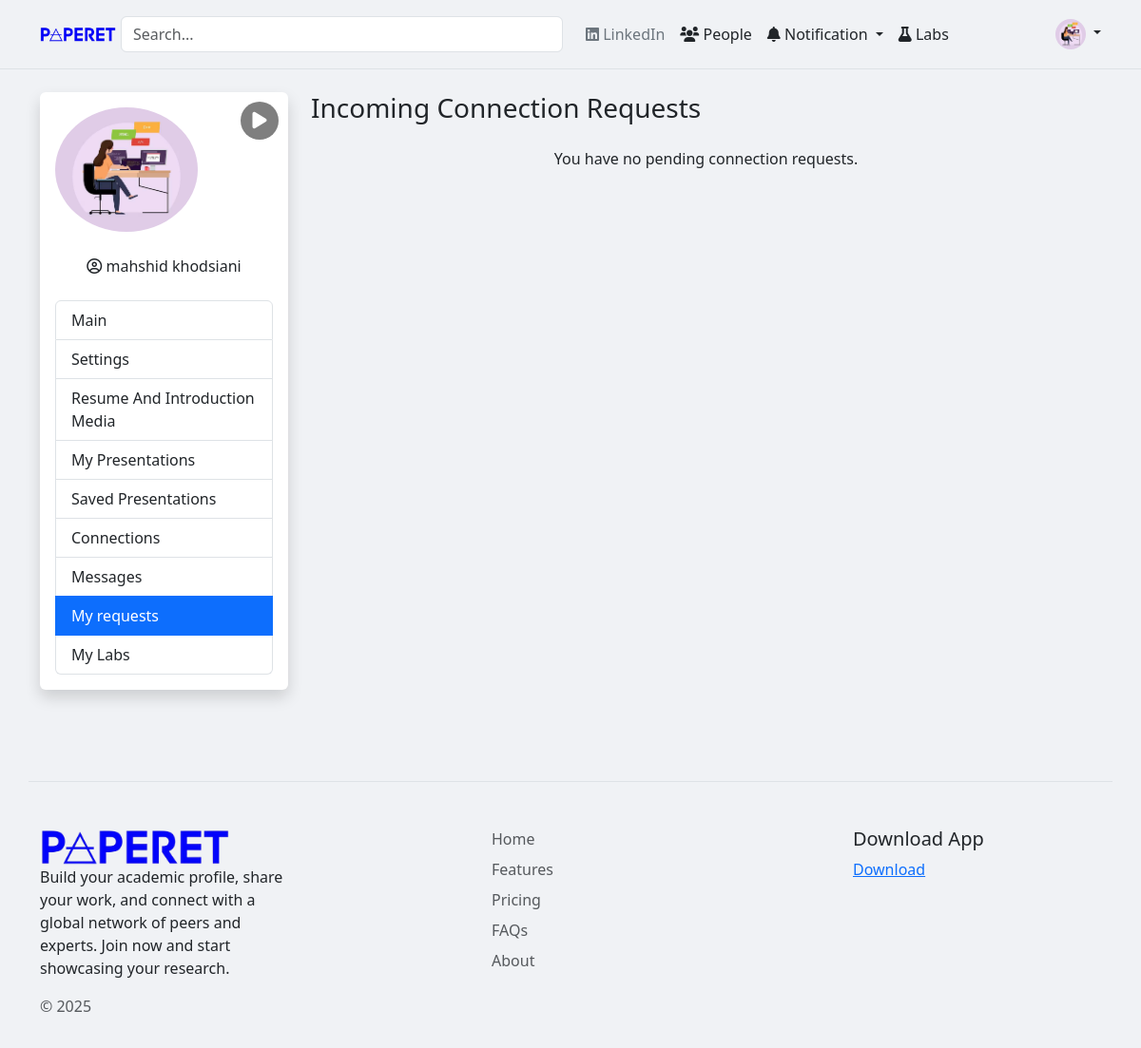
Page /profile/my_requests.php (signed in) on the earlier database version.
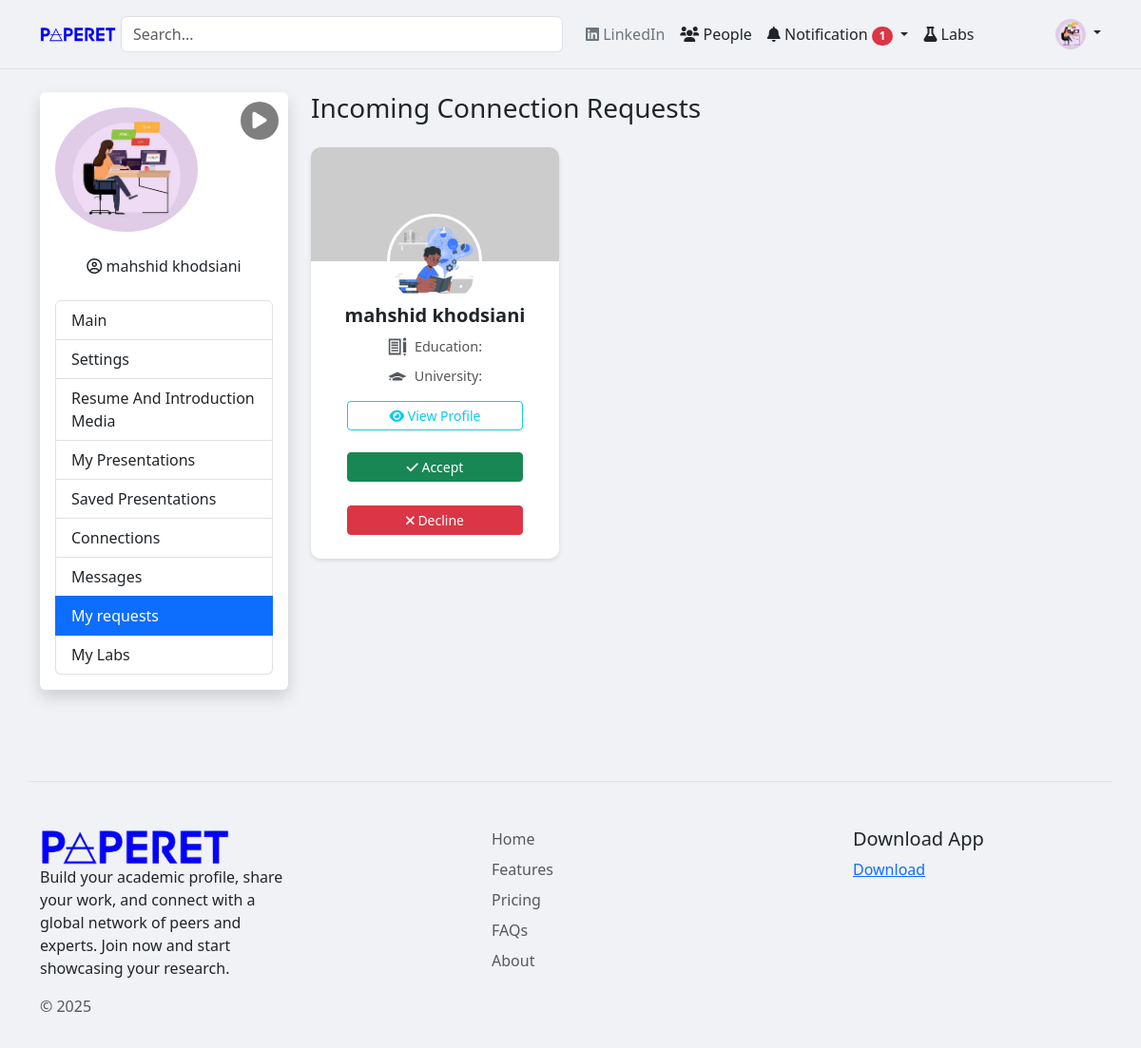
Same page on the later database version.
### tables this page shows
CREATE TABLE `connections` (
  `id` int(11) NOT NULL,
  `sender_id` int(11) NOT NULL,
  `receiver_id` int(11) NOT NULL,
  `status` enum('pending','accepted','declined') DEFAULT 'pending',
  `created_at` timestamp NOT NULL DEFAULT current_timestamp(),
  `updated_at` timestamp NOT NULL DEFAULT current_timestamp() ON UPDATE current_timestamp()
);

CREATE TABLE `users` (
  `id` int(12) NOT NULL,
  `name` varchar(255) DEFAULT NULL,
  `family` varchar(255) DEFAULT NULL,
  `email` varchar(255) DEFAULT NULL,
  `password` varchar(255) DEFAULT NULL,
  `reset_code` varchar(255) DEFAULT NULL,
  `reset_code_expires_at` datetime DEFAULT NULL,
  `google_id` varchar(255) DEFAULT NULL,
  `is_google_user` tinyint(1) DEFAULT 0,
  `profile_pic` varchar(255) DEFAULT NULL,
  `cover_photo` varchar(255) DEFAULT NULL,
  `is_active` tinyint(1) NOT NULL DEFAULT 0,
  `email_verification_token` varchar(255) DEFAULT NULL,
  `university` varchar(255) DEFAULT NULL,
  `birthdate` date DEFAULT NULL,
  `education` varchar(255) DEFAULT NULL,
  `workplace` varchar(255) DEFAULT NULL,
  `meeting_info` text DEFAULT NULL,
  `linkedin_url` varchar(255) DEFAULT NULL,
  `x_url` varchar(255) DEFAULT NULL,
  `google_scholar_url` varchar(255) DEFAULT NULL,
  `github_url` varchar(255) DEFAULT NULL,
  `website_url` varchar(255) DEFAULT NULL,
  `custom_profile_link` varchar(255) DEFAULT NULL,
  `availability_status` enum('available','busy','meeting_link','google_calendar_embed') DEFAULT 'available',
  `meeting_link` varchar(255) DEFAULT NULL,
  `google_calendar` varchar(255) DEFAULT NULL,
  `resume_pdf_path` varchar(255) DEFAULT NULL,
  `intro_video_path` varchar(255) DEFAULT NULL,
  `last_resume_update` varchar(255) DEFAULT NULL,
  `hide_resume` int(1) NOT NULL DEFAULT 0,
  `biography` longtext DEFAULT NULL,
  `created_at` timestamp NOT NULL DEFAULT current_timestamp(),
  `updated_at` timestamp NOT NULL DEFAULT current_timestamp() ON UPDATE current_timestamp()
);

### profile/my_requests.php (the view, shortened to what this page needs)
<?php
include(__DIR__ . '/../config.php');
$current_user_id = null;
if (isset($_SESSION['user_data']['id'])) {
    $current_user_id = $_SESSION['user_data']['id'];
} else {
    header("Location: ../login.php");
    exit();
}
?>
<!DOCTYPE html>
<html lang="en" dir="ltr">
<head>
    <link href="https://cdn.jsdelivr.net/npm/bootstrap@5.3.0/dist/css/bootstrap.min.css" rel="stylesheet">
    <link rel="stylesheet" href="https://cdnjs.cloudflare.com/ajax/libs/font-awesome/6.0.0-beta3/css/all.min.css">
</head>
<body>
    <?php
    include 'header.php';
    ?>
    <div class="container mt-4">
        <div class="row">
            <?php
            include 'sidebar.php';
            ?>
            <div class="col-md-9">
                <h3 class="mb-4">Incoming Connection Requests</h3>
                <div class="row">
                    <?php
                    try {
                        $sql = "SELECT c.id AS connection_id, u.id AS sender_user_id, u.name, u.family, u.education, u.university, u.profile_pic
                                FROM connections c
                                JOIN users u ON c.sender_id = u.id
                                WHERE c.receiver_id = ? AND c.status = 'pending'";
                        $stmt = $conn->prepare($sql);
                        $stmt->bind_param("i", $current_user_id);
                        $stmt->execute();
                        $result = $stmt->get_result();
                        if ($result && $result->num_rows > 0) {
                            while ($row = $result->fetch_assoc()) {
                                $connection_id = $row["connection_id"];
                                $sender_user_id = $row["sender_user_id"];
                                $fullName = htmlspecialchars($row["name"] . " " . $row["family"]);
                                $education = htmlspecialchars($row["education"] ?? 'نامشخص');
                                $university = htmlspecialchars($row["university"] ?? 'نامشخص');
                                $profilePic = htmlspecialchars($row["profile_pic"] ?? 'https://via.placeholder.com/100');
                                $coverPic = 'https://via.placeholder.com/800x450';
                                $profileLink = "../people/profile.php?id=" . (int)$sender_user_id;
                    ?>
                                <div class="col-lg-4 col-md-6 col-sm-12 mb-4">
                                    <div class="user-card">
                                        <img src="<?= $coverPic ?>" class="cover-image" alt="Cover Image">
                                        <img src="<?= $profilePic ?>" class="profile-picture" alt="Profile Picture">
                                        <div class="card-body-custom">
                                            <h5 class="card-title-custom"><?= $fullName ?></h5>
                                            <div class="icon-text">
                                                <span>Education: <?= $education ?></span>
                                            </div>
                                            <div class="icon-text">
                                                <span>University: <?= $university ?></span>
                                            </div>
                                            <a href="<?= $profileLink ?>" class="btn btn-outline-info btn-sm btn-custom mb-2"><i class="fas fa-eye"></i> View Profile</a>
                                            <button type="button" class="btn btn-success btn-sm btn-custom action-btn" data-connection-id="<?= $connection_id ?>" data-action="accept">
                                                <i class="fas fa-check"></i> Accept
                                            </button>
                                            <button type="button" class="btn btn-danger btn-sm btn-custom action-btn" data-connection-id="<?= $connection_id ?>" data-action="decline">
                                                <i class="fas fa-times"></i> Decline
                                            </button>
                                        </div>
                                    </div>
                        <?php
                            }
                        } else {
                            echo "<div class='col-12 text-center'><p>You have no pending connection requests.</p></div>";
                        }
                    } catch (Exception $e) {
                        error_log("Query error in my_requests.php: " . $e->getMessage());
                        echo "<div class='col-12 alert alert-danger'>Error loading requests. Please try again later.</div>";
                    } finally {
                        if ($conn instanceof mysqli) {
                            $conn->close();
                        }
                    }
                        ?>
                                </div>
                </div>
            </div>
        </div>
    </div>
    <?php include "footer.php"; ?>
</body>
</html>

### profile/header.php (shortened to what this page needs)
<?php
$unread_message_count = 0;
$pending_requests_count = 0;
function safe($value)
{
    return htmlspecialchars($value ?? '', ENT_QUOTES, 'UTF-8');
}
if (isset($_SESSION['user_data']['id'])) {
    $user_id = $_SESSION['user_data']['id'];
    $stmt_messages = $conn->prepare("SELECT COUNT(*) FROM messages WHERE receiver_id = ? AND is_read = FALSE");
    if ($stmt_messages) {
        $stmt_messages->bind_param("i", $user_id);
        $stmt_messages->execute();
        $result_messages = $stmt_messages->get_result();
        $unread_message_count = (int)$result_messages->fetch_row()[0];
    }
    $stmt_connections = $conn->prepare("SELECT COUNT(*) FROM connections WHERE receiver_id = ? AND status = 'pending'");
    if ($stmt_connections) {
        $stmt_connections->bind_param("i", $user_id);
        $stmt_connections->execute();
        $result_connections = $stmt_connections->get_result();
        $pending_requests_count = (int)$result_connections->fetch_row()[0];
    }
}
?>
<header class="p-3 mb-3 border-bottom">
    <div class="container">
        <div class="d-flex flex-wrap align-items-center justify-content-center justify-content-lg-start">
            <a href="./" class="d-flex align-items-center mb-2 mb-lg-0 text-dark text-decoration-none">
                <img src="../images/logo.png" class="img-fluid" height="80" width="80" alt="Logo">
            </a>
            <form class="col-12 col-lg-5 mb-3 mb-lg-0 me-lg-3 mr-2 search-container" style="margin-left: 5px;" role="search" method="GET" action="search.php">
                <input class="form-control" type="search" name="query" placeholder="Search..." aria-label="Search">
            </form>
            <ul class="nav col-12 col-lg-auto me-lg-auto mb-2 justify-content-center mb-md-0">
                <li><a href="#" class="nav-link px-2 link-secondary"><i class="fab fa-linkedin"></i> LinkedIn</a></li>
                <li><a href="../people" class="nav-link px-2 link-dark"><i class="fas fa-users"></i> People</a></li>
                <li class="nav-item dropdown">
                    <a class="nav-link px-2 link-dark dropdown-toggle" href="#" id="navbarDropdownNotification" role="button" data-bs-toggle="dropdown" aria-expanded="false">
                        <i class="fas fa-bell"></i> Notification
                        <?php if ($unread_message_count > 0 || $pending_requests_count > 0): ?>
                            <span class="badge bg-danger rounded-pill">
                                <?= safe($unread_message_count + $pending_requests_count) ?>
                            </span>
                        <?php endif; ?>
                    </a>
                </li>
                <li><a href="" class="nav-link px-2 link-dark"><i class="fas fa-flask"></i> Labs</a></li>
            </ul>
            <?php
            if ($_SESSION['user_data']['profile_pic'] == "images/2.png") {
                $pic = "../images/2.png";
            } else {
                $pic = "../" . $_SESSION['user_data']['profile_pic'];
            }
            ?>
            <div class="dropdown text-end">
                <a href="#" class="d-block link-dark text-decoration-none dropdown-toggle" id="dropdownUser1" data-bs-toggle="dropdown" aria-expanded="false">
                    <img src="<?= $pic ?>" alt="profile" width="32" height="32" class="rounded-circle">
                </a>
            </div>
        </div>
    </div>
</header>

### profile/sidebar.php (shortened to what this page needs)
<div class="col-md-3">
    <div class="sidebar-content shadow p-3 mb-5 bg-white rounded position-relative">
        <?php if (!empty($_SESSION['user_data']['intro_video_path'])): ?>
            <div class="play-icon-overlay" data-video-path="<?= htmlspecialchars($_SESSION['user_data']['intro_video_path']); ?>">
                <i class="fas fa-play play-icon"></i>
            </div>
        <?php endif; ?>
        <div class="text-center mb-4 profile-container">
            <img decoding="async" width="150" height="150" id="main-profile-pic"
                src="../<?= !empty($_SESSION['user_data']['profile_pic']) ? $_SESSION['user_data']['profile_pic'] : '../images/2.png'; ?>"
                class="img-fluid rounded-circle" alt="profile-pic">
        </div>
        <div class="text-center mb-4">
            <p class="">
                <i class="far fa-user-circle"></i>
                <?= htmlspecialchars($_SESSION['user_data']['name'] . " " . $_SESSION['user_data']['family']); ?>
            </p>
        </div>
        <div class="list-group">
            <a class="list-group-item list-group-item-action" href="./">Main</a>
            <a class="list-group-item list-group-item-action" href="settings.php">Settings</a>
            <a class="list-group-item list-group-item-action" href="resume-media.php">Resume And Introduction Media</a>
            <a class="list-group-item list-group-item-action" href="my_presentations.php">My Presentations</a>
            <a class="list-group-item list-group-item-action" href="saved_presentations.php">Saved Presentations</a>
            <a class="list-group-item list-group-item-action" href="saved_peoples.php">Connections</a>
            <a class="list-group-item list-group-item-action" href="messages.php">Messages</a>
            <a class="list-group-item list-group-item-action" href="my_requests.php">My requests</a>
            <a class="list-group-item list-group-item-action" href="#">My Labs</a>
        </div>
    </div>
</div>

### profile/footer.php
<div class="container">
    <footer class="row row-cols-1 row-cols-sm-2 row-cols-md-5 border-top mt-5 pt-5">
        <div class="col-9 col-md-3 mb-3">
            <a href="../" class="">
                <img src="../images/logo.png" class="img-fluid" height="200px" width="200px">
            </a>
            <p>Build your academic profile, share your work, and connect with a global network of peers and experts. Join now and start showcasing your research.</p>
            <p class="text-body-secondary">© 2025</p>
        </div>
        <div class="col-3 col-md-2 mb-3"></div>
        <div class="col-4 col-md-2 mb-3">
            <ul class="nav flex-column">
                <li class="nav-item mb-2"><a href="#" class="nav-link p-0 text-body-secondary">Home</a></li>
                <li class="nav-item mb-2"><a href="#" class="nav-link p-0 text-body-secondary">Features</a></li>
                <li class="nav-item mb-2"><a href="#" class="nav-link p-0 text-body-secondary">Pricing</a></li>
                <li class="nav-item mb-2"><a href="#" class="nav-link p-0 text-body-secondary">FAQs</a></li>
                <li class="nav-item mb-2"><a href="#" class="nav-link p-0 text-body-secondary">About</a></li>
            </ul>
        </div>
        <div class="col-4 col-md-2 mb-3">
        </div>
        <div class="col-4 col-md-2 mb-3">
            <h5>Download App</h5>
            <a href="#">Download</a>
        </div>
    </footer>
</div>

### profile/my_requests.php (style rules this page uses)
body { background-color: #f0f2f5; }
.user-card { background-color: #fff; border-radius: 10px; box-shadow: 0 2px 4px rgba(0, 0, 0, 0.1); margin-bottom: 20px; overflow: hidden; text-align: center; }
.cover-image { width: 100%; height: 120px; object-fit: cover; }
.profile-picture { width: 100px; height: 100px; border-radius: 50%; object-fit: cover; border: 3px solid #fff; margin-top: -50px; position: relative; z-index: 1; }
.card-body-custom { padding: 15px; margin-top: -20px; }
.card-title-custom { font-size: 1.25rem; font-weight: bold; margin-bottom: 5px; }
.icon-text { display: flex; align-items: center; justify-content: center; margin-top: 10px; font-size: 0.9rem; color: #555; }
.icon-text svg { width: 20px; height: 20px; margin-right: 8px; fill: #54595F; }
.btn-custom { width: 80%; margin-top: 15px; margin-bottom: 10px; }

### profile/header.php (style rules this page uses)
.search-container { position: relative; }

### profile/sidebar.php (style rules this page uses)
.sidebar-content { position: relative; }
.profile-container { display: inline-block; }
.play-icon-overlay { position: absolute; top: 10px; right: 10px; cursor: pointer; color: #fff; background-color: rgba(0, 0, 0, 0.5); border-radius: 50%; width: 40px; height: 40px; display: flex; align-items: center; justify-content: center; z-index: 10; }
.play-icon { font-size: 20px; }

Differences in the rows shown:
added connections: sender.profile_pic (picture), sender.family "mahshid khodsiani"
Other differences:
safe($unread_message_count + $pending_requests_count): (not shown) → "1"
text no longer shown: "You have no pending connection requests."
